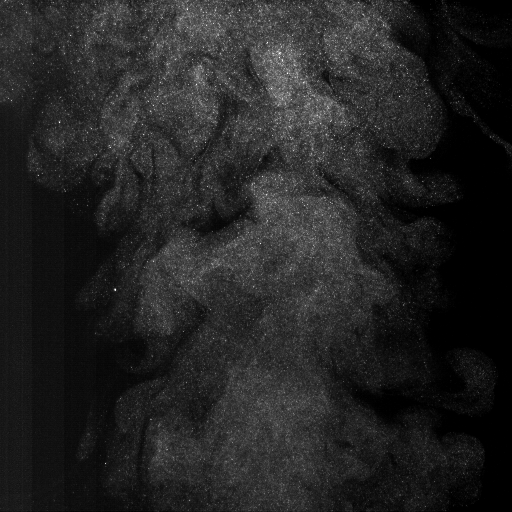
#> input picture c000a.bmp, 512 x 512 px, found by its file name
$ python process.py
#> lines starting #> are read from the running program, lines starting #| are printed output that depends on the picture
from re import sub
from pylab import *
import numpy as np
import imageio
from skimage.io import imread
import matplotlib.pyplot as plt

a = imread("./test_images/a_frame/c000a.bmp")
#> a is the input picture: shape (512, 512); min 0, max 255, mean 35.6
b = imread("./test_images/a_frame/c001a.bmp")
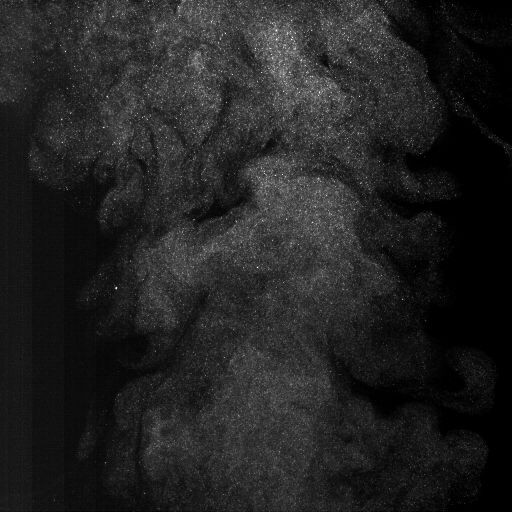
#> input picture test_images/c001a.bmp, 512 x 512 px, found by its file name
#> b is the input picture: shape (512, 512); min 0, max 255, mean 34.5

figure(figsize=(12,10))
subplot(1,2,1)
imshow(a, cmap=cm.gray)
subplot(1,2,2)
imshow(b, cmap=cm.gray)

ia = a[:32,:32].copy()
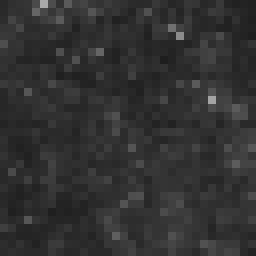
#> ia: shape (32, 32) (shown 8 times larger); min 30, max 169, mean 49.5
ib = b[:32,:32].copy()
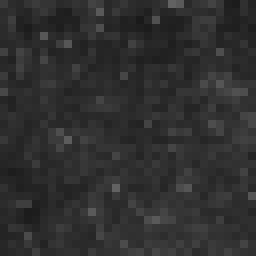
#> ib: shape (32, 32) (shown 8 times larger); min 26, max 98, mean 47.3

figure()
subplot(1,2,1)
imshow(ia, cmap=cm.gray)
subplot(1,2,2)
imshow(ib, cmap=cm.gray)

imshow(ib-ia, cmap=cm.gray)
title("Without Shift")
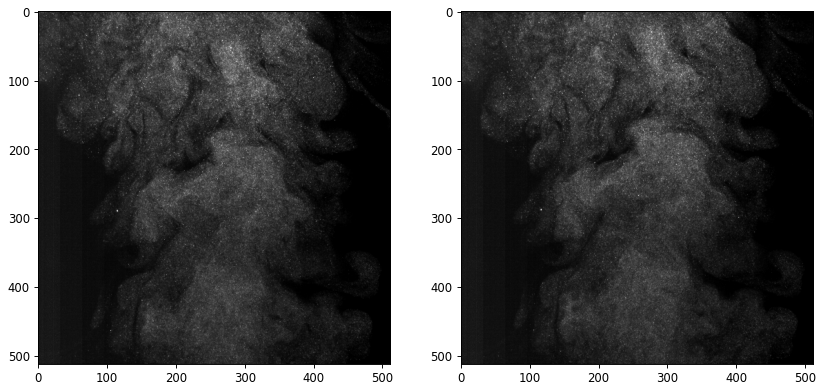
#> figure drawn by matplotlib, 2 panels
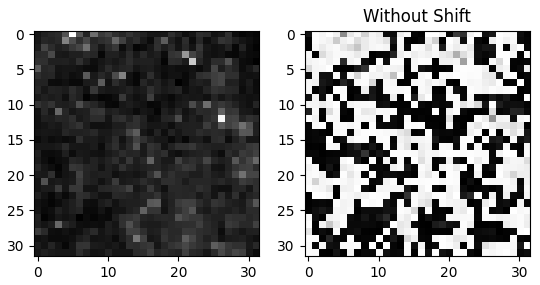
#> figure drawn by matplotlib, 2 panels
